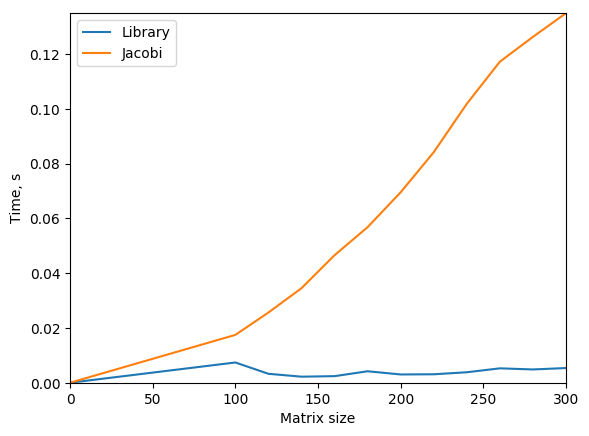

Reproduce this figure in Python.
import numpy as np
import scipy.linalg as lg
import matplotlib.pyplot as plt
import time
import numpy.random as nr

def mx_create(size):
	f = nr.rand(size)
	Mx = nr.rand(size, size)
	for i in range(size):
		Sum = 0
		for j in range(size):
			Sum = Sum + abs(Mx[i][j])
		Mx[i][i] = Sum
	return Mx, f

def Jacobi(Mx, f, x, size):
    new = [0] * size
    for i in range(size):
        Sum = 0
        for j in range(i - 1):
            Sum = Sum + Mx[i][j] * new[j]
        for j in range(i + 1, size):
            Sum = Sum + Mx[i][j] * new[j]
        new[i] = (f[i] - Sum) / Mx[i][i]
    return new
    
def solve(Mx, f, size, eps):
    new = [0] * size
    x = nr.rand(size)
    while norma(x, new, size) > eps:
        x = new
        new = Jacobi(Mx, f, x, size)
    return new
    
def norma(x1, x2, size):
	t=0
	k=0
	for i in range(size):
	    t = abs(x1[i]-x2[i])
	    if t>k:
		    k=t
	return k

l = list(range(100, 301, 20))
lib, jac = [0], [0]
for size in l:
	Mx, f = mx_create(size)
	
	t0 = time.time()
	x1 = lg.solve(Mx,f)
	t1 = time.time() - t0
	
	t0 = time.time()
	x0 = nr.rand(size)
	x2 = solve(Mx, f, size, 0.001)
	t2 = time.time() - t0

	lib.append(t1)
	jac.append(t2)
	print('Mx size:',size, '\tlib: ',round(t1,3),'s', 'usr: ',round(t2,3),'s')

x = [0] + l
plt.plot(x, lib, label = "Library")
plt.plot(x, jac, label = "Jacobi")
plt.legend(loc = "upper left")
plt.xlabel("Matrix size")
plt.ylabel("Time, s")
plt.axis([0, l[-1], 0, jac[-1]])
plt.savefig('jac.png', bbox_inches='tight')
plt.show()
